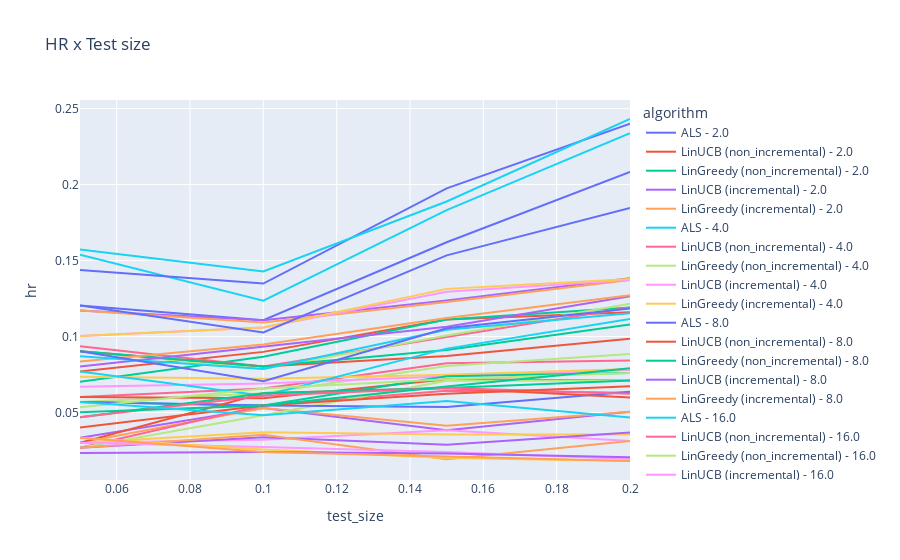

Notebook source saved alongside this figure:
### Code cell
df_results_new = df_results.copy()
df_results_new['algorithm'] = df_results_new['algorithm'] + ' - ' + df_results_new['factors'].astype(str)

fig = px.line(df_results_new, x="test_size", y="hr", color='algorithm', title='HR x Test size')
fig.show()
fig.write_html('results-v3/hr_x_test_size.html')

### Figure 1 — Plotly figure (JSON) as saved in the notebook; plotly's stock layout.template omitted (floating-point values rounded to 4 significant figures)
{"data": [{"hovertemplate": "algorithm=ALS - 2.0<br>test_size=%{x}<br>hr=%{y}<extra></extra>", "legendgroup": "ALS - 2.0", "line": {"color": "#636efa", "dash": "solid"}, "marker": {"symbol": "circle"}, "mode": "lines", "name": "ALS - 2.0", "orientation": "v", "showlegend": true, "type": "scatter", "x": [0.05, 0.1, 0.15, 0.2], "xaxis": "x", "y": [0.1204, 0.1108, 0.162, 0.2082], "yaxis": "y"}, {"hovertemplate": "algorithm=LinUCB (non_incremental) - 2.0<br>test_size=%{x}<br>hr=%{y}<extra></extra>", "legendgroup": "LinUCB (non_incremental) - 2.0", "line": {"color": "#EF553B", "dash": "solid"}, "marker": {"symbol": "circle"}, "mode": "lines", "name": "LinUCB (non_incremental) - 2.0", "orientation": "v", "showlegend": true, "type": "scatter", "x": [0.05, 0.1, 0.15, 0.2], "xaxis": "x", "y": [0.07692, 0.08989, 0.1112, 0.116], "yaxis": "y"}, {"hovertemplate": "algorithm=LinGreedy (non_incremental) - 2.0<br>test_size=%{x}<br>hr=%{y}<extra></extra>", "legendgroup": "LinGreedy (non_incremental) - 2.0", "line": {"color": "#00cc96", "dash": "solid"}, "marker": {"symbol": "circle"}, "mode": "lines", "name": "LinGreedy (non_incremental) - 2.0", "orientation": "v", "showlegend": true, "type": "scatter", "x": [0.05, 0.1, 0.15, 0.2], "xaxis": "x", "y": [0.07023, 0.08668, 0.1112, 0.1191], "yaxis": "y"}, {"hovertemplate": "algorithm=LinUCB (incremental) - 2.0<br>test_size=%{x}<br>hr=%{y}<extra></extra>", "legendgroup": "LinUCB (incremental) - 2.0", "line": {"color": "#ab63fa", "dash": "solid"}, "marker": {"symbol": "circle"}, "mode": "lines", "name": "LinUCB (incremental) - 2.0", "orientation": "v", "showlegend": true, "type": "scatter", "x": [0.05, 0.1, 0.15, 0.2], "xaxis": "x", "y": [0.1171, 0.1108, 0.1237, 0.1384], "yaxis": "y"}, {"hovertemplate": "algorithm=LinGreedy (incremental) - 2.0<br>test_size=%{x}<br>hr=%{y}<extra></extra>", "legendgroup": "LinGreedy (incremental) - 2.0", "line": {"color": "#FFA15A", "dash": "solid"}, "marker": {"symbol": "circle"}, "mode": "lines", "name": "LinGreedy (incremental) - 2.0", "orientation": "v", "showlegend": true, "type": "scatter", "x": [0.05, 0.1, 0.15, 0.2], "xaxis": "x", "y": [0.1171, 0.1091, 0.1227, 0.1372], "yaxis": "y"}, {"hovertemplate": "algorithm=ALS - 4.0<br>test_size=%{x}<br>hr=%{y}<extra></extra>", "legendgroup": "ALS - 4.0", "line": {"color": "#19d3f3", "dash": "solid"}, "marker": {"symbol": "circle"}, "mode": "lines", "name": "ALS - 4.0", "orientation": "v", "showlegend": true, "type": "scatter", "x": [0.05, 0.1, 0.15, 0.2], "xaxis": "x", "y": [0.1538, 0.1236, 0.1831, 0.2338], "yaxis": "y"}, {"hovertemplate": "algorithm=LinUCB (non_incremental) - 4.0<br>test_size=%{x}<br>hr=%{y}<extra></extra>", "legendgroup": "LinUCB (non_incremental) - 4.0", "line": {"color": "#FF6692", "dash": "solid"}, "marker": {"symbol": "circle"}, "mode": "lines", "name": "LinUCB (non_incremental) - 4.0", "orientation": "v", "showlegend": true, "type": "scatter", "x": [0.05, 0.1, 0.15, 0.2], "xaxis": "x", "y": [0.09365, 0.08026, 0.09971, 0.1191], "yaxis": "y"}, {"hovertemplate": "algorithm=LinGreedy (non_incremental) - 4.0<br>test_size=%{x}<br>hr=%{y}<extra></extra>", "legendgroup": "LinGreedy (non_incremental) - 4.0", "line": {"color": "#B6E880", "dash": "solid"}, "marker": {"symbol": "circle"}, "mode": "lines", "name": "LinGreedy (non_incremental) - 4.0", "orientation": "v", "showlegend": true, "type": "scatter", "x": [0.05, 0.1, 0.15, 0.2], "xaxis": "x", "y": [0.0903, 0.07865, 0.1007, 0.1216], "yaxis": "y"}, {"hovertemplate": "algorithm=LinUCB (incremental) - 4.0<br>test_size=%{x}<br>hr=%{y}<extra></extra>", "legendgroup": "LinUCB (incremental) - 4.0", "line": {"color": "#FF97FF", "dash": "solid"}, "marker": {"symbol": "circle"}, "mode": "lines", "name": "LinUCB (incremental) - 4.0", "orientation": "v", "showlegend": true, "type": "scatter", "x": [0.05, 0.1, 0.15, 0.2], "xaxis": "x", "y": [0.1003, 0.1059, 0.1294, 0.1372], "yaxis": "y"}, {"hovertemplate": "algorithm=LinGreedy (incremental) - 4.0<br>test_size=%{x}<br>hr=%{y}<extra></extra>", "legendgroup": "LinGreedy (incremental) - 4.0", "line": {"color": "#FECB52", "dash": "solid"}, "marker": {"symbol": "circle"}, "mode": "lines", "name": "LinGreedy (incremental) - 4.0", "orientation": "v", "showlegend": true, "type": "scatter", "x": [0.05, 0.1, 0.15, 0.2], "xaxis": "x", "y": [0.1003, 0.1059, 0.1314, 0.1378], "yaxis": "y"}, {"hovertemplate": "algorithm=ALS - 8.0<br>test_size=%{x}<br>hr=%{y}<extra></extra>", "legendgroup": "ALS - 8.0", "line": {"color": "#636efa", "dash": "solid"}, "marker": {"symbol": "circle"}, "mode": "lines", "name": "ALS - 8.0", "orientation": "v", "showlegend": true, "type": "scatter", "x": [0.05, 0.1, 0.15, 0.2], "xaxis": "x", "y": [0.1438, 0.1348, 0.1975, 0.24], "yaxis": "y"}, {"hovertemplate": "algorithm=LinUCB (non_incremental) - 8.0<br>test_size=%{x}<br>hr=%{y}<extra></extra>", "legendgroup": "LinUCB (non_incremental) - 8.0", "line": {"color": "#EF553B", "dash": "solid"}, "marker": {"symbol": "circle"}, "mode": "lines", "name": "LinUCB (non_incremental) - 8.0", "orientation": "v", "showlegend": true, "type": "scatter", "x": [0.05, 0.1, 0.15, 0.2], "xaxis": "x", "y": [0.0903, 0.08026, 0.08725, 0.0985], "yaxis": "y"}, {"hovertemplate": "algorithm=LinGreedy (non_incremental) - 8.0<br>test_size=%{x}<br>hr=%{y}<extra></extra>", "legendgroup": "LinGreedy (non_incremental) - 8.0", "line": {"color": "#00cc96", "dash": "solid"}, "marker": {"symbol": "circle"}, "mode": "lines", "name": "LinGreedy (non_incremental) - 8.0", "orientation": "v", "showlegend": true, "type": "scatter", "x": [0.05, 0.1, 0.15, 0.2], "xaxis": "x", "y": [0.0903, 0.08026, 0.09108, 0.1079], "yaxis": "y"}, {"hovertemplate": "algorithm=LinUCB (incremental) - 8.0<br>test_size=%{x}<br>hr=%{y}<extra></extra>", "legendgroup": "LinUCB (incremental) - 8.0", "line": {"color": "#ab63fa", "dash": "solid"}, "marker": {"symbol": "circle"}, "mode": "lines", "name": "LinUCB (incremental) - 8.0", "orientation": "v", "showlegend": true, "type": "scatter", "x": [0.05, 0.1, 0.15, 0.2], "xaxis": "x", "y": [0.08027, 0.0931, 0.1064, 0.1266], "yaxis": "y"}, {"hovertemplate": "algorithm=LinGreedy (incremental) - 8.0<br>test_size=%{x}<br>hr=%{y}<extra></extra>", "legendgroup": "LinGreedy (incremental) - 8.0", "line": {"color": "#FFA15A", "dash": "solid"}, "marker": {"symbol": "circle"}, "mode": "lines", "name": "LinGreedy (incremental) - 8.0", "orientation": "v", "showlegend": true, "type": "scatter", "x": [0.05, 0.1, 0.15, 0.2], "xaxis": "x", "y": [0.08361, 0.0947, 0.1122, 0.1272], "yaxis": "y"}, {"hovertemplate": "algorithm=ALS - 16.0<br>test_size=%{x}<br>hr=%{y}<extra></extra>", "legendgroup": "ALS - 16.0", "line": {"color": "#19d3f3", "dash": "solid"}, "marker": {"symbol": "circle"}, "mode": "lines", "name": "ALS - 16.0", "orientation": "v", "showlegend": true, "type": "scatter", "x": [0.05, 0.1, 0.15, 0.2], "xaxis": "x", "y": [0.1572, 0.1429, 0.1889, 0.2431], "yaxis": "y"}, {"hovertemplate": "algorithm=LinUCB (non_incremental) - 16.0<br>test_size=%{x}<br>hr=%{y}<extra></extra>", "legendgroup": "LinUCB (non_incremental) - 16.0", "line": {"color": "#FF6692", "dash": "solid"}, "marker": {"symbol": "circle"}, "mode": "lines", "name": "LinUCB (non_incremental) - 16.0", "orientation": "v", "showlegend": true, "type": "scatter", "x": [0.05, 0.1, 0.15, 0.2], "xaxis": "x", "y": [0.0602, 0.06581, 0.08245, 0.08416], "yaxis": "y"}, {"hovertemplate": "algorithm=LinGreedy (non_incremental) - 16.0<br>test_size=%{x}<br>hr=%{y}<extra></extra>", "legendgroup": "LinGreedy (non_incremental) - 16.0", "line": {"color": "#B6E880", "dash": "solid"}, "marker": {"symbol": "circle"}, "mode": "lines", "name": "LinGreedy (non_incremental) - 16.0", "orientation": "v", "showlegend": true, "type": "scatter", "x": [0.05, 0.1, 0.15, 0.2], "xaxis": "x", "y": [0.05686, 0.0626, 0.08054, 0.08853], "yaxis": "y"}, {"hovertemplate": "algorithm=LinUCB (incremental) - 16.0<br>test_size=%{x}<br>hr=%{y}<extra></extra>", "legendgroup": "LinUCB (incremental) - 16.0", "line": {"color": "#FF97FF", "dash": "solid"}, "marker": {"symbol": "circle"}, "mode": "lines", "name": "LinUCB (incremental) - 16.0", "orientation": "v", "showlegend": true, "type": "scatter", "x": [0.05, 0.1, 0.15, 0.2], "xaxis": "x", "y": [0.06689, 0.06902, 0.07383, 0.07793], "yaxis": "y"}, {"hovertemplate": "algorithm=LinGreedy (incremental) - 16.0<br>test_size=%{x}<br>hr=%{y}<extra></extra>", "legendgroup": "LinGreedy (incremental) - 16.0", "line": {"color": "#FECB52", "dash": "solid"}, "marker": {"symbol": "circle"}, "mode": "lines", "name": "LinGreedy (incremental) - 16.0", "orientation": "v", "showlegend": true, "type": "scatter", "x": [0.05, 0.1, 0.15, 0.2], "xaxis": "x", "y": [0.07358, 0.07223, 0.07478, 0.07855], "yaxis": "y"}, {"hovertemplate": "algorithm=ALS - 32.0<br>test_size=%{x}<br>hr=%{y}<extra></extra>", "legendgroup": "ALS - 32.0", "line": {"color": "#636efa", "dash": "solid"}, "marker": {"symbol": "circle"}, "mode": "lines", "name": "ALS - 32.0", "orientation": "v", "showlegend": true, "type": "scatter", "x": [0.05, 0.1, 0.15, 0.2], "xaxis": "x", "y": [0.1204, 0.1027, 0.1534, 0.1845], "yaxis": "y"}, {"hovertemplate": "algorithm=LinUCB (non_incremental) - 32.0<br>test_size=%{x}<br>hr=%{y}<extra></extra>", "legendgroup": "LinUCB (non_incremental) - 32.0", "line": {"color": "#EF553B", "dash": "solid"}, "marker": {"symbol": "circle"}, "mode": "lines", "name": "LinUCB (non_incremental) - 32.0", "orientation": "v", "showlegend": true, "type": "scatter", "x": [0.05, 0.1, 0.15, 0.2], "xaxis": "x", "y": [0.0602, 0.05939, 0.07191, 0.07107], "yaxis": "y"}, {"hovertemplate": "algorithm=LinGreedy (non_incremental) - 32.0<br>test_size=%{x}<br>hr=%{y}<extra></extra>", "legendgroup": "LinGreedy (non_incremental) - 32.0", "line": {"color": "#00cc96", "dash": "solid"}, "marker": {"symbol": "circle"}, "mode": "lines", "name": "LinGreedy (non_incremental) - 32.0", "orientation": "v", "showlegend": true, "type": "scatter", "x": [0.05, 0.1, 0.15, 0.2], "xaxis": "x", "y": [0.05686, 0.05457, 0.07383, 0.07606], "yaxis": "y"}, {"hovertemplate": "algorithm=LinUCB (incremental) - 32.0<br>test_size=%{x}<br>hr=%{y}<extra></extra>", "legendgroup": "LinUCB (incremental) - 32.0", "line": {"color": "#ab63fa", "dash": "solid"}, "marker": {"symbol": "circle"}, "mode": "lines", "name": "LinUCB (incremental) - 32.0", "orientation": "v", "showlegend": true, "type": "scatter", "x": [0.05, 0.1, 0.15, 0.2], "xaxis": "x", "y": [0.03344, 0.05297, 0.03835, 0.0505], "yaxis": "y"}, {"hovertemplate": "algorithm=LinGreedy (incremental) - 32.0<br>test_size=%{x}<br>hr=%{y}<extra></extra>", "legendgroup": "LinGreedy (incremental) - 32.0", "line": {"color": "#FFA15A", "dash": "solid"}, "marker": {"symbol": "circle"}, "mode": "lines", "name": "LinGreedy (incremental) - 32.0", "orientation": "v", "showlegend": true, "type": "scatter", "x": [0.05, 0.1, 0.15, 0.2], "xaxis": "x", "y": [0.0301, 0.05297, 0.04123, 0.0505], "yaxis": "y"}, {"hovertemplate": "algorithm=ALS - 64.0<br>test_size=%{x}<br>hr=%{y}<extra></extra>", "legendgroup": "ALS - 64.0", "line": {"color": "#19d3f3", "dash": "solid"}, "marker": {"symbol": "circle"}, "mode": "lines", "name": "ALS - 64.0", "orientation": "v", "showlegend": true, "type": "scatter", "x": [0.05, 0.1, 0.15, 0.2], "xaxis": "x", "y": [0.07692, 0.061, 0.09204, 0.1116], "yaxis": "y"}, {"hovertemplate": "algorithm=LinUCB (non_incremental) - 64.0<br>test_size=%{x}<br>hr=%{y}<extra></extra>", "legendgroup": "LinUCB (non_incremental) - 64.0", "line": {"color": "#FF6692", "dash": "solid"}, "marker": {"symbol": "circle"}, "mode": "lines", "name": "LinUCB (non_incremental) - 64.0", "orientation": "v", "showlegend": true, "type": "scatter", "x": [0.05, 0.1, 0.15, 0.2], "xaxis": "x", "y": [0.02676, 0.05457, 0.06424, 0.06297], "yaxis": "y"}, {"hovertemplate": "algorithm=LinGreedy (non_incremental) - 64.0<br>test_size=%{x}<br>hr=%{y}<extra></extra>", "legendgroup": "LinGreedy (non_incremental) - 64.0", "line": {"color": "#B6E880", "dash": "solid"}, "marker": {"symbol": "circle"}, "mode": "lines", "name": "LinGreedy (non_incremental) - 64.0", "orientation": "v", "showlegend": true, "type": "scatter", "x": [0.05, 0.1, 0.15, 0.2], "xaxis": "x", "y": [0.02676, 0.04815, 0.07095, 0.07107], "yaxis": "y"}, {"hovertemplate": "algorithm=LinUCB (incremental) - 64.0<br>test_size=%{x}<br>hr=%{y}<extra></extra>", "legendgroup": "LinUCB (incremental) - 64.0", "line": {"color": "#FF97FF", "dash": "solid"}, "marker": {"symbol": "circle"}, "mode": "lines", "name": "LinUCB (incremental) - 64.0", "orientation": "v", "showlegend": true, "type": "scatter", "x": [0.05, 0.1, 0.15, 0.2], "xaxis": "x", "y": [0.0301, 0.0321, 0.03835, 0.03117], "yaxis": "y"}, {"hovertemplate": "algorithm=LinGreedy (incremental) - 64.0<br>test_size=%{x}<br>hr=%{y}<extra></extra>", "legendgroup": "LinGreedy (incremental) - 64.0", "line": {"color": "#FECB52", "dash": "solid"}, "marker": {"symbol": "circle"}, "mode": "lines", "name": "LinGreedy (incremental) - 64.0", "orientation": "v", "showlegend": true, "type": "scatter", "x": [0.05, 0.1, 0.15, 0.2], "xaxis": "x", "y": [0.0301, 0.03692, 0.03547, 0.03554], "yaxis": "y"}, {"hovertemplate": "algorithm=ALS - 128.0<br>test_size=%{x}<br>hr=%{y}<extra></extra>", "legendgroup": "ALS - 128.0", "line": {"color": "#636efa", "dash": "solid"}, "marker": {"symbol": "circle"}, "mode": "lines", "name": "ALS - 128.0", "orientation": "v", "showlegend": true, "type": "scatter", "x": [0.05, 0.1, 0.15, 0.2], "xaxis": "x", "y": [0.05686, 0.05457, 0.05369, 0.06359], "yaxis": "y"}, {"hovertemplate": "algorithm=LinUCB (non_incremental) - 128.0<br>test_size=%{x}<br>hr=%{y}<extra></extra>", "legendgroup": "LinUCB (non_incremental) - 128.0", "line": {"color": "#EF553B", "dash": "solid"}, "marker": {"symbol": "circle"}, "mode": "lines", "name": "LinUCB (non_incremental) - 128.0", "orientation": "v", "showlegend": true, "type": "scatter", "x": [0.05, 0.1, 0.15, 0.2], "xaxis": "x", "y": [0.0301, 0.0626, 0.06616, 0.05985], "yaxis": "y"}, {"hovertemplate": "algorithm=LinGreedy (non_incremental) - 128.0<br>test_size=%{x}<br>hr=%{y}<extra></extra>", "legendgroup": "LinGreedy (non_incremental) - 128.0", "line": {"color": "#00cc96", "dash": "solid"}, "marker": {"symbol": "circle"}, "mode": "lines", "name": "LinGreedy (non_incremental) - 128.0", "orientation": "v", "showlegend": true, "type": "scatter", "x": [0.05, 0.1, 0.15, 0.2], "xaxis": "x", "y": [0.04682, 0.0626, 0.06616, 0.07107], "yaxis": "y"}, {"hovertemplate": "algorithm=LinUCB (incremental) - 128.0<br>test_size=%{x}<br>hr=%{y}<extra></extra>", "legendgroup": "LinUCB (incremental) - 128.0", "line": {"color": "#ab63fa", "dash": "solid"}, "marker": {"symbol": "circle"}, "mode": "lines", "name": "LinUCB (incremental) - 128.0", "orientation": "v", "showlegend": true, "type": "scatter", "x": [0.05, 0.1, 0.15, 0.2], "xaxis": "x", "y": [0.02676, 0.03371, 0.02876, 0.03678], "yaxis": "y"}, {"hovertemplate": "algorithm=LinGreedy (incremental) - 128.0<br>test_size=%{x}<br>hr=%{y}<extra></extra>", "legendgroup": "LinGreedy (incremental) - 128.0", "line": {"color": "#FFA15A", "dash": "solid"}, "marker": {"symbol": "circle"}, "mode": "lines", "name": "LinGreedy (incremental) - 128.0", "orientation": "v", "showlegend": true, "type": "scatter", "x": [0.05, 0.1, 0.15, 0.2], "xaxis": "x", "y": [0.02676, 0.03531, 0.01918, 0.03117], "yaxis": "y"}, {"hovertemplate": "algorithm=ALS - 256.0<br>test_size=%{x}<br>hr=%{y}<extra></extra>", "legendgroup": "ALS - 256.0", "line": {"color": "#19d3f3", "dash": "solid"}, "marker": {"symbol": "circle"}, "mode": "lines", "name": "ALS - 256.0", "orientation": "v", "showlegend": true, "type": "scatter", "x": [0.05, 0.1, 0.15, 0.2], "xaxis": "x", "y": [0.08696, 0.07865, 0.1045, 0.1153], "yaxis": "y"}, {"hovertemplate": "algorithm=LinUCB (non_incremental) - 256.0<br>test_size=%{x}<br>hr=%{y}<extra></extra>", "legendgroup": "LinUCB (non_incremental) - 256.0", "line": {"color": "#FF6692", "dash": "solid"}, "marker": {"symbol": "circle"}, "mode": "lines", "name": "LinUCB (non_incremental) - 256.0", "orientation": "v", "showlegend": true, "type": "scatter", "x": [0.05, 0.1, 0.15, 0.2], "xaxis": "x", "y": [0.04682, 0.061, 0.06616, 0.06234], "yaxis": "y"}, {"hovertemplate": "algorithm=LinGreedy (non_incremental) - 256.0<br>test_size=%{x}<br>hr=%{y}<extra></extra>", "legendgroup": "LinGreedy (non_incremental) - 256.0", "line": {"color": "#B6E880", "dash": "solid"}, "marker": {"symbol": "circle"}, "mode": "lines", "name": "LinGreedy (non_incremental) - 256.0", "orientation": "v", "showlegend": true, "type": "scatter", "x": [0.05, 0.1, 0.15, 0.2], "xaxis": "x", "y": [0.05351, 0.06581, 0.07191, 0.07606], "yaxis": "y"}, {"hovertemplate": "algorithm=LinUCB (incremental) - 256.0<br>test_size=%{x}<br>hr=%{y}<extra></extra>", "legendgroup": "LinUCB (incremental) - 256.0", "line": {"color": "#FF97FF", "dash": "solid"}, "marker": {"symbol": "circle"}, "mode": "lines", "name": "LinUCB (incremental) - 256.0", "orientation": "v", "showlegend": true, "type": "scatter", "x": [0.05, 0.1, 0.15, 0.2], "xaxis": "x", "y": [0.0301, 0.02729, 0.02397, 0.01933], "yaxis": "y"}, {"hovertemplate": "algorithm=LinGreedy (incremental) - 256.0<br>test_size=%{x}<br>hr=%{y}<extra></extra>", "legendgroup": "LinGreedy (incremental) - 256.0", "line": {"color": "#FECB52", "dash": "solid"}, "marker": {"symbol": "circle"}, "mode": "lines", "name": "LinGreedy (incremental) - 256.0", "orientation": "v", "showlegend": true, "type": "scatter", "x": [0.05, 0.1, 0.15, 0.2], "xaxis": "x", "y": [0.03344, 0.02568, 0.02013, 0.01808], "yaxis": "y"}, {"hovertemplate": "algorithm=ALS - 512.0<br>test_size=%{x}<br>hr=%{y}<extra></extra>", "legendgroup": "ALS - 512.0", "line": {"color": "#636efa", "dash": "solid"}, "marker": {"symbol": "circle"}, "mode": "lines", "name": "ALS - 512.0", "orientation": "v", "showlegend": true, "type": "scatter", "x": [0.05, 0.1, 0.15, 0.2], "xaxis": "x", "y": [0.0903, 0.07063, 0.1055, 0.1185], "yaxis": "y"}, {"hovertemplate": "algorithm=LinUCB (non_incremental) - 512.0<br>test_size=%{x}<br>hr=%{y}<extra></extra>", "legendgroup": "LinUCB (non_incremental) - 512.0", "line": {"color": "#EF553B", "dash": "solid"}, "marker": {"symbol": "circle"}, "mode": "lines", "name": "LinUCB (non_incremental) - 512.0", "orientation": "v", "showlegend": true, "type": "scatter", "x": [0.05, 0.1, 0.15, 0.2], "xaxis": "x", "y": [0.04013, 0.05457, 0.06232, 0.06733], "yaxis": "y"}, {"hovertemplate": "algorithm=LinGreedy (non_incremental) - 512.0<br>test_size=%{x}<br>hr=%{y}<extra></extra>", "legendgroup": "LinGreedy (non_incremental) - 512.0", "line": {"color": "#00cc96", "dash": "solid"}, "marker": {"symbol": "circle"}, "mode": "lines", "name": "LinGreedy (non_incremental) - 512.0", "orientation": "v", "showlegend": true, "type": "scatter", "x": [0.05, 0.1, 0.15, 0.2], "xaxis": "x", "y": [0.05017, 0.05457, 0.06711, 0.07918], "yaxis": "y"}, {"hovertemplate": "algorithm=LinUCB (incremental) - 512.0<br>test_size=%{x}<br>hr=%{y}<extra></extra>", "legendgroup": "LinUCB (incremental) - 512.0", "line": {"color": "#ab63fa", "dash": "solid"}, "marker": {"symbol": "circle"}, "mode": "lines", "name": "LinUCB (incremental) - 512.0", "orientation": "v", "showlegend": true, "type": "scatter", "x": [0.05, 0.1, 0.15, 0.2], "xaxis": "x", "y": [0.02341, 0.02408, 0.02301, 0.02057], "yaxis": "y"}, {"hovertemplate": "algorithm=LinGreedy (incremental) - 512.0<br>test_size=%{x}<br>hr=%{y}<extra></extra>", "legendgroup": "LinGreedy (incremental) - 512.0", "line": {"color": "#FFA15A", "dash": "solid"}, "marker": {"symbol": "circle"}, "mode": "lines", "name": "LinGreedy (incremental) - 512.0", "orientation": "v", "showlegend": true, "type": "scatter", "x": [0.05, 0.1, 0.15, 0.2], "xaxis": "x", "y": [0.03344, 0.02408, 0.02109, 0.01808], "yaxis": "y"}, {"hovertemplate": "algorithm=Random - nan<br>test_size=%{x}<br>hr=%{y}<extra></extra>", "legendgroup": "Random - nan", "line": {"color": "#19d3f3", "dash": "solid"}, "marker": {"symbol": "circle"}, "mode": "lines", "name": "Random - nan", "orientation": "v", "showlegend": true, "type": "scatter", "x": [0.05, 0.1, 0.15, 0.2], "xaxis": "x", "y": [0.05686, 0.04815, 0.05753, 0.04676], "yaxis": "y"}], "layout": {"legend": {"title": {"text": "algorithm"}, "tracegroupgap": 0}, "title": {"text": "HR x Test size"}, "xaxis": {"anchor": "y", "domain": [0, 1], "title": {"text": "test_size"}}, "yaxis": {"anchor": "x", "domain": [0, 1], "title": {"text": "hr"}}}}
